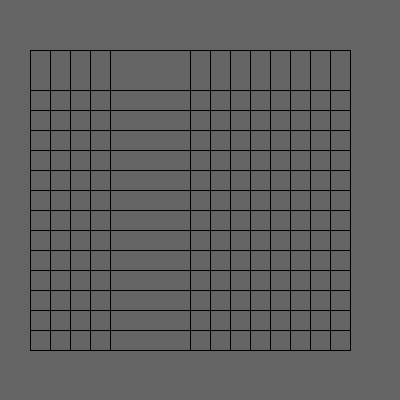
Frame 1 (no input)
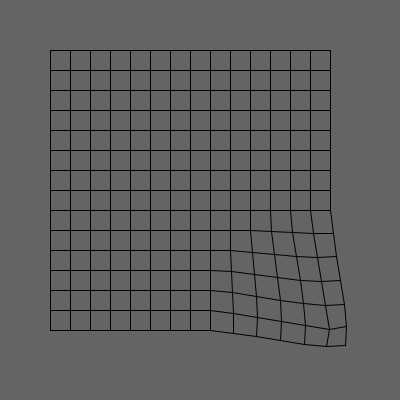
Frame 60 (the mouse pressed at the canvas centre just before this capture)
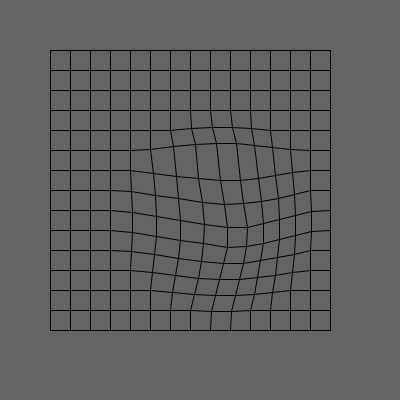
Frame 120 (the mouse held since frame 60 and released just before this capture)

The Processing sketch that drew these frames (run headless with seeded random() and noise(); from frame 60 on, the mouse is pressed at the canvas centre):

// Processing sketch: processing_17078
// ── processing_17078.pde

int gridNum =15;
int dotsNum_X = gridNum; 
int dotsNum_Y = gridNum; 
int counter = 0;
Dot dots[][] = new Dot[dotsNum_X][dotsNum_Y];
void setup(){
  rectMode(CORNERS);
  size(400,400);
  colorMode(HSB);
  background(50);
  //dots[][] = new Dot[dotsNum_X][dotsNum_Y];
  //for(int i=0;i<dotsNum_X;i++){
    //for(int j=0;j<dotsNum_Y;j++){
   for(int i=0;i<dotsNum_X;i++){
     for(int j=0;j<dotsNum_Y;j++){
         
         dots[i][j] = new Dot();
         dots[i][j].setup(i, j);//xNo,yNo
     }
   }
      
    //}
  //}
  
}
 float pointingX = 0;
 float pointingY = 0;

void draw(){
  translate(50,50);
  background(100);
  stroke(255,0,0);
  pointingX = cos(radians(counter))*100;
  pointingY = sin(radians(counter))*130;
  //pointingX = mouseX;
  //pointingY = mouseY;
  
  for(int i=0;i<dotsNum_X;i++){
    for(int j=0;j<dotsNum_Y;j++){
      
      //dots[i][j].setHomePos(20*i,20*j);
      dots[i][j].setPos();
      dots[i][j].getDistance(pointingX+ pointingY+100,pointingY+ pointingX+100);
      dots[i][j].setSize();
      //dots[i][j].draw();
      if(i>0){
        line(dots[i][j].xpos, dots[i][j].ypos, dots[i-1][j].xpos, dots[i-1][j].ypos);        
      }
      if(j>0){
        line(dots[i][j].xpos, dots[i][j].ypos, dots[i][j-1].xpos, dots[i][j-1].ypos);        
      }
    }
  }
  if(counter>360){
    counter-=360;
  }else{
  counter++;
  }
  
}



class Dot{
  float xHomepos,yHomepos = 0;
  float xpos,ypos = 0;
  int xNo,yNo = 0;
  float d_HomeSize,d_size = 5;
  float d_distance = 0;
  float kankaku = 20;
  
  void Dot(){
    

    xpos = 0;
    ypos = 0;
    d_size = 5;
    d_distance = 0;
  }
  void setup(int i, int j){
    xHomepos = i*kankaku;
    yHomepos = j*kankaku;
    xNo = i;
    yNo = j;
  }
  
  void getDistance(float pX,float pY){
    
    d_distance = dist(xHomepos,yHomepos,pX, pY);
  }
  void setPos(){
    float limitDistance =100;
    float movelimit = 20;
    if (d_distance < limitDistance){
      if(xHomepos<pointingX)
        xpos = xHomepos- (1-d_distance/limitDistance)*movelimit;
      else if(xHomepos>pointingX)
        xpos = xHomepos+ (1-d_distance/limitDistance)*movelimit;
        
      if(yHomepos<pointingY)
        ypos = yHomepos- (1-d_distance/limitDistance)*movelimit;
      else if(yHomepos>pointingY)
        ypos = yHomepos+ (1-d_distance/limitDistance)*movelimit;
      /*if(xHomepos<mouseX)
        xpos = xHomepos+(10 * d_distance/100);
      else if(xHomepos>=mouseX)
        xpos = xHomepos-(10 * d_distance/100);
        
      if(yHomepos<mouseY)
        ypos = yHomepos+(10 * d_distance/100);
      else if(yHomepos>=mouseY)
        ypos = yHomepos-(10 * d_distance/100);
        */
      
    }else{
      xpos = xHomepos;
      ypos = yHomepos;
    }
    /*xpos = 20*xNo;
    ypos = 20*yNo;
    
    xpos = xHomepos;
    */
  }
  
  void setSize(){
    
  /*if (100>d_distance){
    d_size = 15 * d_distance/100;
  }else{
    d_size = 15;
  }*/
  d_size = 3;
  }
  
  void draw(){
    

    rect(xpos, ypos, d_size, d_size);
  }
}

                
